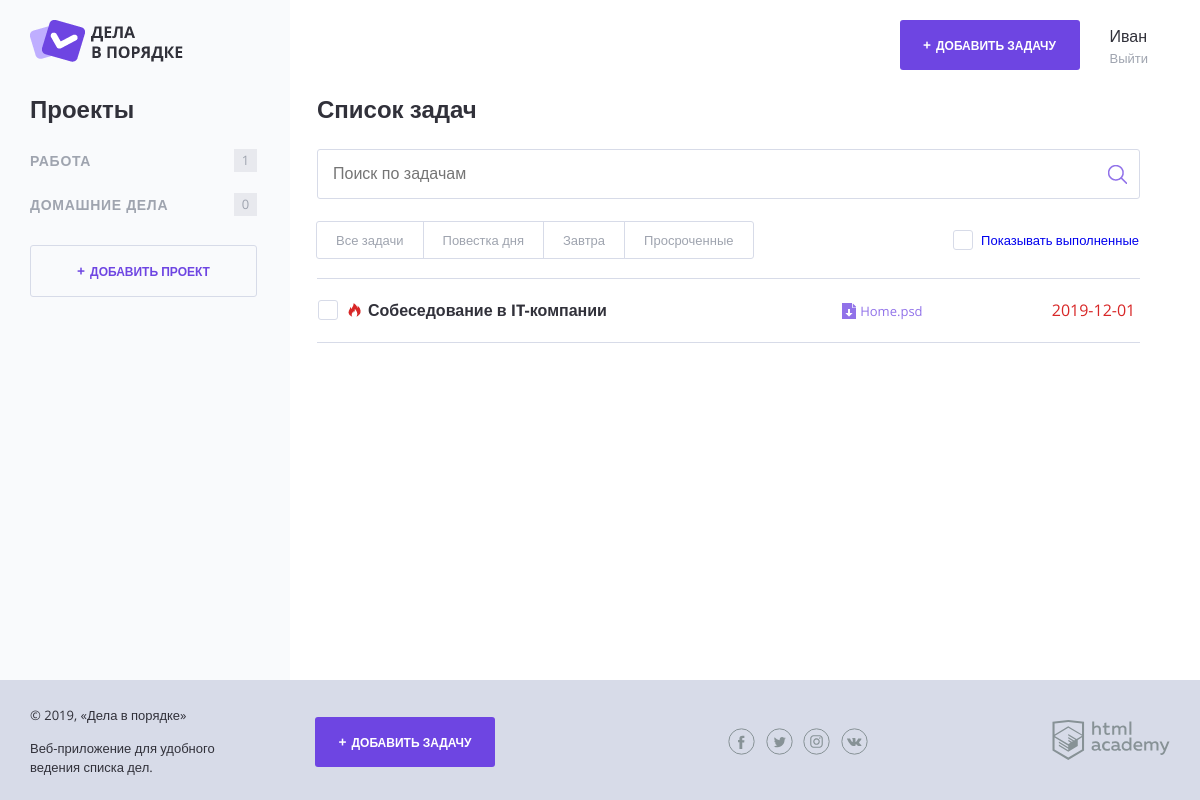
/index.php (signed in), run on the app's committed database.
### tables this page shows
CREATE TABLE projects (
	id INT AUTO_INCREMENT PRIMARY KEY,
	name VARCHAR (200)
);

CREATE TABLE tasks (
	id INT AUTO_INCREMENT PRIMARY KEY,
	project_id INT(10),
	user_id INT(100),
	name VARCHAR (200),
	dowloads VARCHAR(100),
	date_start DATE,
	completed BOOL,
	date_term DATE
);

### helpers.php (called while the page is built, shortened)
<?php
function include_template($name, array $data = [])
{
    $name = 'templates/' . $name;
    extract($data);
    require $name;
    $result = ob_get_clean();
    return $result;
}

### db.php (called while the page is built, shortened)
<?php
function getProjects($con, $userId)
{
    $sql = "SELECT * FROM projects where user_id = $userId";
    $result = mysqli_query($con, $sql);
    if (!$result) {
        $error = mysqli_error($con);
        echo "Ошибка MySQL:" . $error;
        die;
    } else {
        $results = mysqli_fetch_all($result, MYSQLI_ASSOC);
        $categories = [];
    }
    foreach ($results as $result) {
        $categories[] = $result;
    }
    return $categories;
}
function getTasks($con, array $criteria = [])
{
    $sql = "SELECT * FROM tasks WHERE 1=1";
    if (!empty($criteria['user_id'])) {
        $sql .= sprintf(' AND user_id = %d', $criteria['user_id']);
    }
    if (isset($criteria['showComplete']) && $criteria['showComplete'] !== null) {
        if ($criteria['showComplete'] === false) {
            $sql .= ' AND completed = 0';
        } else {
        }
    } else {
        $sql .= ' AND completed = 0';
    }
    $result = mysqli_query($con, $sql);
    $tasks = mysqli_fetch_all($result, MYSQLI_ASSOC);
    return $tasks;
}
function projectTaskCount($con, $userId)
{
    $sql = "select project_id, COUNT(*) as tasksCount from tasks where user_id = $userId GROUP BY project_id;";
    $result = mysqli_query($con, $sql);
    $rows = mysqli_fetch_all($result, MYSQLI_ASSOC);
    $result = [];
    foreach ($rows as $row) {
        $result[$row['project_id']] = $row['tasksCount'];
    }
    return $result;
}
function layoutVars($con)
{
    if (isset($_SESSION['user'])) {
        $projectTaskCount = projectTaskCount($con, $_SESSION ['user']['id']);
        $projects = getProjects($con, $_SESSION ['user']['id']);
        return [
            'logged' => array_key_exists('user', $_SESSION),
            'user' => $_SESSION['user'] ?? null,
            'projects' => $projects,
            'projectTaskCount' => $projectTaskCount,
        ];
    }
    return [
        'logged' => false
    ];
}

### functions.php (called while the page is built, shortened)
<?php
function check_date(string $date): bool
{
    $moment = strtotime($date);
    $now = time();
    $seconds = $now - $moment;
    $hours = floor($seconds / 3600);
    return $hours <= 24;
}
function esc(string $str)
{
    $text = htmlspecialchars($str);
    return $text;
}

### templates/index.php (the view, shortened to what this page needs)
<h2 class="content__main-heading">Список задач</h2>
<form class="search-form" action="index.php" method="GET" autocomplete="off">
    <input class="search-form__input" type="text"
           name="search"
           value="<?= $search ?>"
           placeholder="Поиск по задачам">
    <input class="search-form__submit" type="submit" name="" value="Искать">
</form>
<div class="tasks-controls">
    <nav class="tasks-switch">
        <?php
        $filterTypes = [
            1 => 'Все задачи',
            2 => 'Повестка дня',
            3 => 'Завтра',
            4 => 'Просроченные'
        ]
        ?>
        <?php foreach ($filterTypes as $filterVal => $filterName): ?>
            <a href="/index.php?<?php if ($projectId !== null) echo 'project_id=' . $projectId . '&' ?>filter-by-date=<?= $filterVal ?>"
               class="tasks-switch__item <?php if ($filterByDate === $filterVal): ?>tasks-switch__item--active <?php endif ?>">
                <?= $filterName ?></a>
        <?php endforeach; ?>
    </nav>
    <label class="checkbox">
        <a href="/index.php?<?php if ($projectId !== null) echo 'project_id=' . $projectId . '&' ?><?php if ($filterByDate !== null) echo 'filter-by-date=' . $filterByDate . '&' ?>show_completed=<?php if ($showComplete) echo '0'; else echo '1' ?>">
            <span class="checkbox__text">Показывать выполненные</span>
        </a>
    </label>
</div>
<table class="tasks">
    <?php foreach ($tasks as $task): ?>
        <?php if ($task['completed'] === '0'): ?>
            <?php if (check_date($task['date_start'])): ?>
                <tr class="tasks__item task" >
            <?php else: ?>
                <tr class="tasks__item task  task--important">
            <?php endif ?>
            <td class="task__select">
                <label class="checkbox task__checkbox">
                    <span class="checkbox__text"><?= esc($task['name']) ?></span>
                </label>
            </td>
            <td class="task__file">
                <a class="download-link" href="/uploads/<?= $task['dowloads'] ?>"><?= $task['dowloads'] ?></a>
            </td>
            <td class="task__date"><?= $task['date_term'] ?></td>
            </tr>
        <?php endif ?>
    <?php endforeach ?>
</table>

### templates/layout.php (shortened to what this page needs)
<!DOCTYPE html>
<html lang="ru">
<head>
    <link rel="stylesheet" href="css/normalize.css">
    <link rel="stylesheet" href="css/style.css">
    <link rel="stylesheet" href="css/flatpickr.min.css">
</head>
<body>
<div class="page-wrapper">
    <div class="container container--with-sidebar">
        <header class="main-header">
            <a href="/">
                <img src="img/logo.png" width="153" height="42" alt="Логотип Дела в порядке">
            </a>
            <div class="main-header__side">
                <?php if ($logged): ?>
                    <a class="main-header__side-item button button--plus open-modal" href="add.php">Добавить
                        задачу</a>
                    <div class="main-header__side-item user-menu">
                        <div class="user-menu__data">
                            <p><?= $user ['username'] ?></p>
                            <a href="/logout.php">Выйти</a>
                        </div>
                    </div>
                <?php else : ?>
                    <a class="main-header__side-item button button--transparent"
                       href="auth.php">Войти</a>
                <?php endif; ?>
            </div>
        </header>
        <div class="content">
            <?php if ($logged): ?>
                <section class="content__side">
                    <h2 class="content__side-heading">Проекты</h2>
                    <nav class="main-navigation">
                        <ul class="main-navigation__list">
                            <?php
                            foreach ($projects as $category): ?>
                                <li class="main-navigation__list-item">
                                    <a class="main-navigation__list-item-link
                                <?php if ($projectId === (int)$category['id']): ?>main-navigation__list-item--active <?php endif ?>"
                                       href="/index.php?project_id=<?= $category['id'] ?>"><?= esc($category['name']) ?></a>
                                    <span class="main-navigation__list-item-count">
                                    <?php if (array_key_exists($category['id'], $projectTaskCount)): ?>
                                        <?= $projectTaskCount[$category['id']] ?>
                                    <?php else: ?>
                                        0
                                    <?php endif ?>
                                </span>
                                </li>
                            <?php endforeach ?>
                        </ul>
                    </nav>
                    <a class="button button--transparent button--plus content__side-button"
                       href="project.php" target="project_add">Добавить проект</a>
                </section>
                <main class="content__main">
                    <?= $content ?>
                </main>
            <?php endif; ?>
        </div>
    </div>
</div>
<footer class="main-footer">
    <div class="container">
        <div class="main-footer__copyright">
            <p>© 2019, «Дела в порядке»</p>
            <p>Веб-приложение для удобного ведения списка дел.</p>
        </div>
        <?php if ($logged): ?>
            <a class="main-footer__button button button--plus" href="add.php">Добавить задачу</a>
        <?php endif; ?>
        <div class="main-footer__social social">
            <a class="social__link social__link--facebook" href="#">
            </a>
            <a class="social__link social__link--twitter" href="#">
            </a>
            <a class="social__link social__link--instagram" href="#">
            </a>
            <a class="social__link social__link--vkontakte" href="#">
            </a>
        </div>
        <div class="main-footer__developed-by">
            <a href="https://htmlacademy.ru/intensive/php">
                <img src="img/htmlacademy.svg" alt="HTML Academy" width="118" height="40">
            </a>
        </div>
    </div>
</footer>
</body>
</html>

### index.php (shortened to what this page needs)
<?php
require_once('init.php');
require_once('db.php');
$criteria = [];
if (!empty($_SESSION['user'])) {
    $criteria['user_id'] = $_SESSION['user']['id'];
}
$filterByDate = null;
$showComplete = null;
$criteria['showComplete'] = $showComplete;
$projectId = null;
$search = $_GET ['search'] ?? '';
$tasks = getTasks($con, $criteria);
$content = include_template('index.php', [
    'tasks' => $tasks,
    'projectId' => $projectId,
    'filterByDate' => $filterByDate,
    'showComplete' => $showComplete,
    'search' => $search,
]);
$layout = include_template('layout.php', array_merge([
    'title' => 'Иван Васильев',
    'projectId' => $projectId,
    'content' => $content,
], layoutVars($con)));
echo $layout;

### data on the page
projects: name "РАБОТА", id "1"
projects: name "ДОМАШНИЕ ДЕЛА", shows "0"
tasks: name "Собеседование в IT-компании", dowloads "Home.psd", date_term "2019-12-01"

### other printed values
$user ['username'] "Иван"
$filterName "Все задачи"
$filterName "Повестка дня"
$filterName "Завтра"
$filterName "Просроченные"
